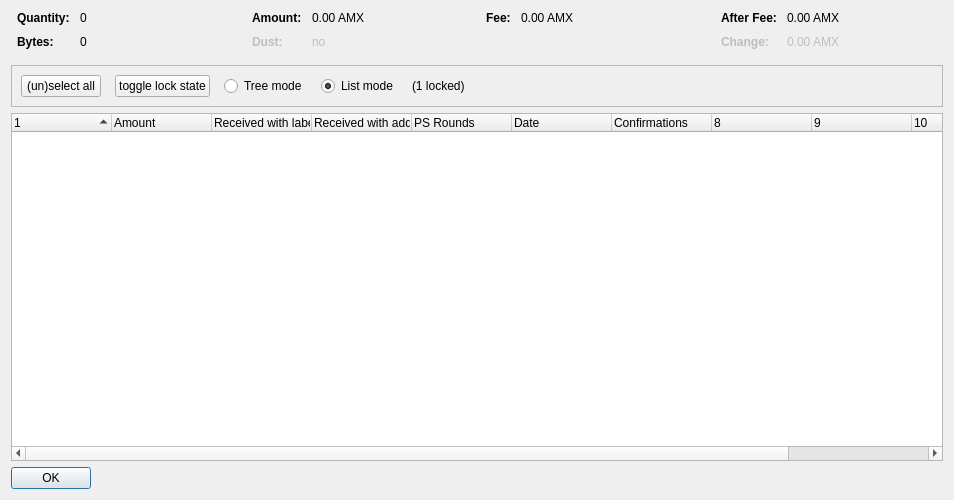
<?xml version="1.0" encoding="UTF-8"?>
<ui version="4.0">
 <class>CoinControlDialog</class>
 <widget class="QDialog" name="CoinControlDialog">
  <property name="geometry">
   <rect>
    <x>0</x>
    <y>0</y>
    <width>954</width>
    <height>500</height>
   </rect>
  </property>
  <property name="windowTitle">
   <string>Coin Selection</string>
  </property>
  <layout class="QVBoxLayout" name="verticalLayout">
   <item>
    <layout class="QHBoxLayout" name="horizontalLayoutTop" stretch="0,0,0,0">
     <property name="topMargin">
      <number>0</number>
     </property>
     <property name="bottomMargin">
      <number>10</number>
     </property>
     <item>
      <layout class="QFormLayout" name="formLayoutCoinControl1">
       <property name="horizontalSpacing">
        <number>10</number>
       </property>
       <property name="verticalSpacing">
        <number>10</number>
       </property>
       <property name="leftMargin">
        <number>6</number>
       </property>
       <property name="rightMargin">
        <number>6</number>
       </property>
       <item row="0" column="0">
        <widget class="QLabel" name="labelCoinControlQuantityText">
         <property name="font">
          <font>
           <weight>75</weight>
           <bold>true</bold>
          </font>
         </property>
         <property name="text">
          <string>Quantity:</string>
         </property>
        </widget>
       </item>
       <item row="0" column="1">
        <widget class="QLabel" name="labelCoinControlQuantity">
         <property name="cursor">
          <cursorShape>IBeamCursor</cursorShape>
         </property>
         <property name="contextMenuPolicy">
          <enum>Qt::ActionsContextMenu</enum>
         </property>
         <property name="text">
          <string notr="true">0</string>
         </property>
         <property name="textInteractionFlags">
          <set>Qt::LinksAccessibleByMouse|Qt::TextSelectableByKeyboard|Qt::TextSelectableByMouse</set>
         </property>
        </widget>
       </item>
       <item row="1" column="0">
        <widget class="QLabel" name="labelCoinControlBytesText">
         <property name="font">
          <font>
           <weight>75</weight>
           <bold>true</bold>
          </font>
         </property>
         <property name="text">
          <string>Bytes:</string>
         </property>
        </widget>
       </item>
       <item row="1" column="1">
        <widget class="QLabel" name="labelCoinControlBytes">
         <property name="cursor">
          <cursorShape>IBeamCursor</cursorShape>
         </property>
         <property name="contextMenuPolicy">
          <enum>Qt::ActionsContextMenu</enum>
         </property>
         <property name="text">
          <string notr="true">0</string>
         </property>
         <property name="textInteractionFlags">
          <set>Qt::LinksAccessibleByMouse|Qt::TextSelectableByKeyboard|Qt::TextSelectableByMouse</set>
         </property>
        </widget>
       </item>
      </layout>
     </item>
     <item>
      <layout class="QFormLayout" name="formLayoutCoinControl2">
       <property name="horizontalSpacing">
        <number>10</number>
       </property>
       <property name="verticalSpacing">
        <number>10</number>
       </property>
       <property name="leftMargin">
        <number>6</number>
       </property>
       <property name="rightMargin">
        <number>6</number>
       </property>
       <item row="0" column="0">
        <widget class="QLabel" name="labelCoinControlAmountText">
         <property name="font">
          <font>
           <weight>75</weight>
           <bold>true</bold>
          </font>
         </property>
         <property name="text">
          <string>Amount:</string>
         </property>
        </widget>
       </item>
       <item row="0" column="1">
        <widget class="QLabel" name="labelCoinControlAmount">
         <property name="cursor">
          <cursorShape>IBeamCursor</cursorShape>
         </property>
         <property name="contextMenuPolicy">
          <enum>Qt::ActionsContextMenu</enum>
         </property>
         <property name="text">
          <string notr="true">0.00 AMX</string>
         </property>
         <property name="textInteractionFlags">
          <set>Qt::LinksAccessibleByMouse|Qt::TextSelectableByKeyboard|Qt::TextSelectableByMouse</set>
         </property>
        </widget>
       </item>
       <item row="1" column="0">
        <widget class="QLabel" name="labelCoinControlLowOutputText">
         <property name="enabled">
          <bool>false</bool>
         </property>
         <property name="font">
          <font>
           <weight>75</weight>
           <bold>true</bold>
          </font>
         </property>
         <property name="text">
          <string>Dust:</string>
         </property>
        </widget>
       </item>
       <item row="1" column="1">
        <widget class="QLabel" name="labelCoinControlLowOutput">
         <property name="enabled">
          <bool>false</bool>
         </property>
         <property name="cursor">
          <cursorShape>IBeamCursor</cursorShape>
         </property>
         <property name="contextMenuPolicy">
          <enum>Qt::ActionsContextMenu</enum>
         </property>
         <property name="text">
          <string notr="true">no</string>
         </property>
         <property name="textInteractionFlags">
          <set>Qt::LinksAccessibleByMouse|Qt::TextSelectableByKeyboard|Qt::TextSelectableByMouse</set>
         </property>
        </widget>
       </item>
      </layout>
     </item>
     <item>
      <layout class="QFormLayout" name="formLayoutCoinControl3">
       <property name="horizontalSpacing">
        <number>10</number>
       </property>
       <property name="verticalSpacing">
        <number>10</number>
       </property>
       <property name="leftMargin">
        <number>6</number>
       </property>
       <property name="rightMargin">
        <number>6</number>
       </property>
       <item row="0" column="0">
        <widget class="QLabel" name="labelCoinControlFeeText">
         <property name="font">
          <font>
           <weight>75</weight>
           <bold>true</bold>
          </font>
         </property>
         <property name="text">
          <string>Fee:</string>
         </property>
        </widget>
       </item>
       <item row="0" column="1">
        <widget class="QLabel" name="labelCoinControlFee">
         <property name="cursor">
          <cursorShape>IBeamCursor</cursorShape>
         </property>
         <property name="contextMenuPolicy">
          <enum>Qt::ActionsContextMenu</enum>
         </property>
         <property name="text">
          <string notr="true">0.00 AMX</string>
         </property>
         <property name="textInteractionFlags">
          <set>Qt::LinksAccessibleByMouse|Qt::TextSelectableByKeyboard|Qt::TextSelectableByMouse</set>
         </property>
        </widget>
       </item>
      </layout>
     </item>
     <item>
      <layout class="QFormLayout" name="formLayoutCoinControl4">
       <property name="horizontalSpacing">
        <number>10</number>
       </property>
       <property name="verticalSpacing">
        <number>10</number>
       </property>
       <property name="leftMargin">
        <number>6</number>
       </property>
       <property name="rightMargin">
        <number>6</number>
       </property>
       <item row="0" column="0">
        <widget class="QLabel" name="labelCoinControlAfterFeeText">
         <property name="font">
          <font>
           <weight>75</weight>
           <bold>true</bold>
          </font>
         </property>
         <property name="text">
          <string>After Fee:</string>
         </property>
        </widget>
       </item>
       <item row="0" column="1">
        <widget class="QLabel" name="labelCoinControlAfterFee">
         <property name="cursor">
          <cursorShape>IBeamCursor</cursorShape>
         </property>
         <property name="contextMenuPolicy">
          <enum>Qt::ActionsContextMenu</enum>
         </property>
         <property name="text">
          <string notr="true">0.00 AMX</string>
         </property>
         <property name="textInteractionFlags">
          <set>Qt::LinksAccessibleByMouse|Qt::TextSelectableByKeyboard|Qt::TextSelectableByMouse</set>
         </property>
        </widget>
       </item>
       <item row="1" column="0">
        <widget class="QLabel" name="labelCoinControlChangeText">
         <property name="enabled">
          <bool>false</bool>
         </property>
         <property name="font">
          <font>
           <weight>75</weight>
           <bold>true</bold>
          </font>
         </property>
         <property name="text">
          <string>Change:</string>
         </property>
        </widget>
       </item>
       <item row="1" column="1">
        <widget class="QLabel" name="labelCoinControlChange">
         <property name="enabled">
          <bool>false</bool>
         </property>
         <property name="cursor">
          <cursorShape>IBeamCursor</cursorShape>
         </property>
         <property name="contextMenuPolicy">
          <enum>Qt::ActionsContextMenu</enum>
         </property>
         <property name="text">
          <string notr="true">0.00 AMX</string>
         </property>
         <property name="textInteractionFlags">
          <set>Qt::LinksAccessibleByMouse|Qt::TextSelectableByKeyboard|Qt::TextSelectableByMouse</set>
         </property>
        </widget>
       </item>
      </layout>
     </item>
    </layout>
   </item>
   <item>
    <widget class="QFrame" name="frame">
     <property name="minimumSize">
      <size>
       <width>0</width>
       <height>40</height>
      </size>
     </property>
     <property name="frameShape">
      <enum>QFrame::StyledPanel</enum>
     </property>
     <property name="frameShadow">
      <enum>QFrame::Sunken</enum>
     </property>
     <layout class="QHBoxLayout" name="horizontalLayout">
      <item>
       <layout class="QHBoxLayout" name="horizontalLayoutPanel" stretch="0,0,0,0,0,0">
        <property name="spacing">
         <number>14</number>
        </property>
        <item>
         <widget class="QPushButton" name="pushButtonSelectAll">
          <property name="sizePolicy">
           <sizepolicy hsizetype="Maximum" vsizetype="Fixed">
            <horstretch>0</horstretch>
            <verstretch>0</verstretch>
           </sizepolicy>
          </property>
          <property name="text">
           <string>(un)select all</string>
          </property>
          <property name="autoDefault">
           <bool>false</bool>
          </property>
         </widget>
        </item>
        <item>
         <widget class="QPushButton" name="pushButtonToggleLock">
          <property name="sizePolicy">
           <sizepolicy hsizetype="Maximum" vsizetype="Fixed">
            <horstretch>0</horstretch>
            <verstretch>0</verstretch>
           </sizepolicy>
          </property>
          <property name="text">
           <string>toggle lock state</string>
          </property>
          <property name="autoDefault">
           <bool>false</bool>
          </property>
         </widget>
        </item>
        <item>
         <widget class="QRadioButton" name="radioTreeMode">
          <property name="sizePolicy">
           <sizepolicy hsizetype="Maximum" vsizetype="Fixed">
            <horstretch>0</horstretch>
            <verstretch>0</verstretch>
           </sizepolicy>
          </property>
          <property name="text">
           <string>Tree mode</string>
          </property>
         </widget>
        </item>
        <item>
         <widget class="QRadioButton" name="radioListMode">
          <property name="sizePolicy">
           <sizepolicy hsizetype="Maximum" vsizetype="Fixed">
            <horstretch>0</horstretch>
            <verstretch>0</verstretch>
           </sizepolicy>
          </property>
          <property name="text">
           <string>List mode</string>
          </property>
          <property name="checked">
           <bool>true</bool>
          </property>
         </widget>
        </item>
        <item>
         <widget class="QLabel" name="labelLocked">
          <property name="text">
           <string>(1 locked)</string>
          </property>
         </widget>
        </item>
        <item>
         <spacer name="horizontalSpacer">
          <property name="orientation">
           <enum>Qt::Horizontal</enum>
          </property>
          <property name="sizeHint" stdset="0">
           <size>
            <width>40</width>
            <height>20</height>
           </size>
          </property>
         </spacer>
        </item>
       </layout>
      </item>
     </layout>
    </widget>
   </item>
   <item>
    <widget class="CoinControlTreeWidget" name="treeWidget">
     <property name="contextMenuPolicy">
      <enum>Qt::CustomContextMenu</enum>
     </property>
     <property name="sortingEnabled">
      <bool>false</bool>
     </property>
     <property name="columnCount">
      <number>11</number>
     </property>
     <attribute name="headerShowSortIndicator" stdset="0">
      <bool>true</bool>
     </attribute>
     <attribute name="headerStretchLastSection">
      <bool>false</bool>
     </attribute>
     <column>
      <property name="text">
       <string/>
      </property>
     </column>
     <column>
      <property name="text">
       <string>Amount</string>
      </property>
     </column>
     <column>
      <property name="text">
       <string>Received with label</string>
      </property>
     </column>
     <column>
      <property name="text">
       <string>Received with address</string>
      </property>
     </column>
     <column>
      <property name="text">
       <string>PS Rounds</string>
      </property>
     </column>
     <column>
      <property name="text">
       <string>Date</string>
      </property>
     </column>
     <column>
      <property name="text">
       <string>Confirmations</string>
      </property>
      <property name="toolTip">
       <string>Confirmed</string>
      </property>
     </column>
     <column>
      <property name="text">
       <string/>
      </property>
     </column>
     <column>
      <property name="text">
       <string/>
      </property>
     </column>
     <column>
      <property name="text">
       <string/>
      </property>
     </column>
     <column>
      <property name="text">
       <string/>
      </property>
     </column>
    </widget>
   </item>
   <item>
    <widget class="QDialogButtonBox" name="buttonBox">
     <property name="sizePolicy">
      <sizepolicy hsizetype="Maximum" vsizetype="Fixed">
       <horstretch>0</horstretch>
       <verstretch>0</verstretch>
      </sizepolicy>
     </property>
     <property name="orientation">
      <enum>Qt::Horizontal</enum>
     </property>
     <property name="standardButtons">
      <set>QDialogButtonBox::Ok</set>
     </property>
    </widget>
   </item>
  </layout>
 </widget>
 <customwidgets>
  <customwidget>
   <class>CoinControlTreeWidget</class>
   <extends>QTreeWidget</extends>
   <header>coincontroltreewidget.h</header>
  </customwidget>
 </customwidgets>
 <resources/>
 <connections/>
</ui>
